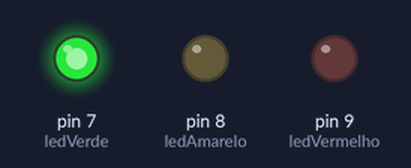
The sketch below on a simulated Arduino Uno, built with avr-gcc and run on an emulated ATmega328P. On the bench: output pins drawn as LEDs (lit = HIGH).

Above: at 3.0 s.
At 6.15 s:
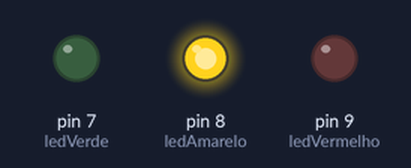
At 7.45 s:
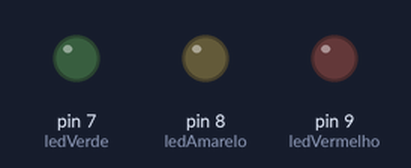
At 12.0 s:
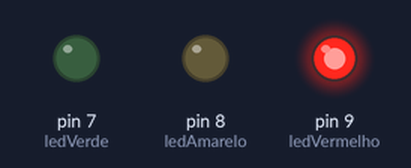
Timing chart, 0 to 19.5 s (numbered marks = the images above):
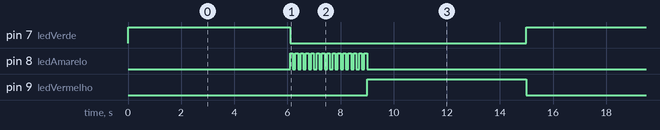

The sketch:

semaforoPisca.ino
```cpp
// C++ code
//
const int ledVerde = 7;
const int ledAmarelo = 8;
const int ledVermelho = 9;
bool isEven(int n){ return (n % 2 == 0); }

void setup()
{

  pinMode(ledVermelho, OUTPUT);
  pinMode(ledAmarelo, OUTPUT);
  pinMode(ledVerde, OUTPUT);
}

void loop()
{
  digitalWrite(ledVermelho, 0);  digitalWrite(ledAmarelo, 0);  digitalWrite(ledVerde, 1);
  delay(6000);
  for (int c = 1;  c <= 30; c++){
    if (isEven(c)){
    digitalWrite(ledAmarelo, 1); digitalWrite(ledVermelho, 0); digitalWrite(ledVerde, 0); delay(100);}
    else {
    digitalWrite(ledAmarelo, 0); delay(100);}}
  digitalWrite(ledVermelho, 1);  digitalWrite(ledAmarelo, 0);  digitalWrite(ledVerde, 0 );
  delay(6000);
}
```

Measured:
- by itself, pin 7 (ledVerde): alternates HIGH for 6.1 s and LOW for 8.9 s
- by itself, pin 8 (ledAmarelo): repeats every 15.0 s: HIGH 0.10 s, LOW 12.1 s, 14 × (HIGH 0.10 s, LOW 0.10 s)
- by itself, pin 9 (ledVermelho): alternates HIGH for 6.0 s and LOW for 9.0 s
